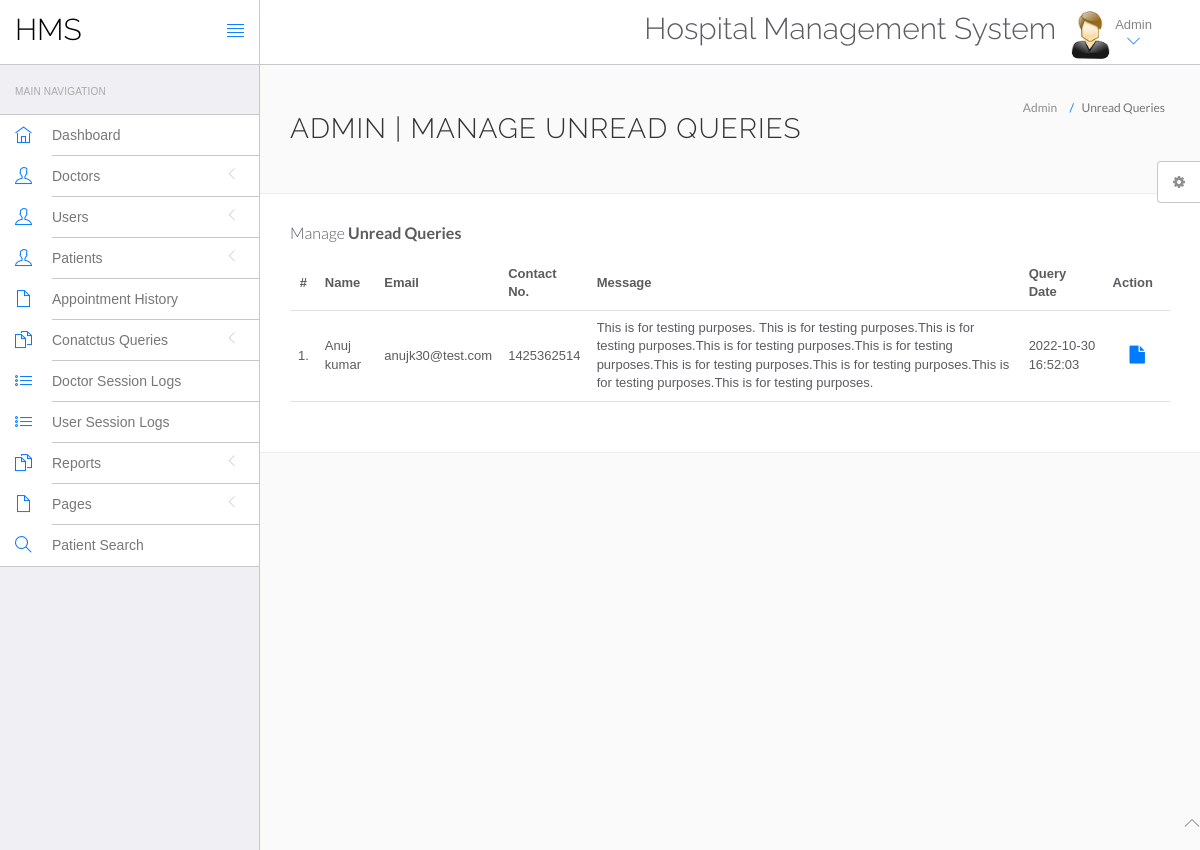
The app's page /hospital/hms/admin/unread-queries.php (signed in), older data.
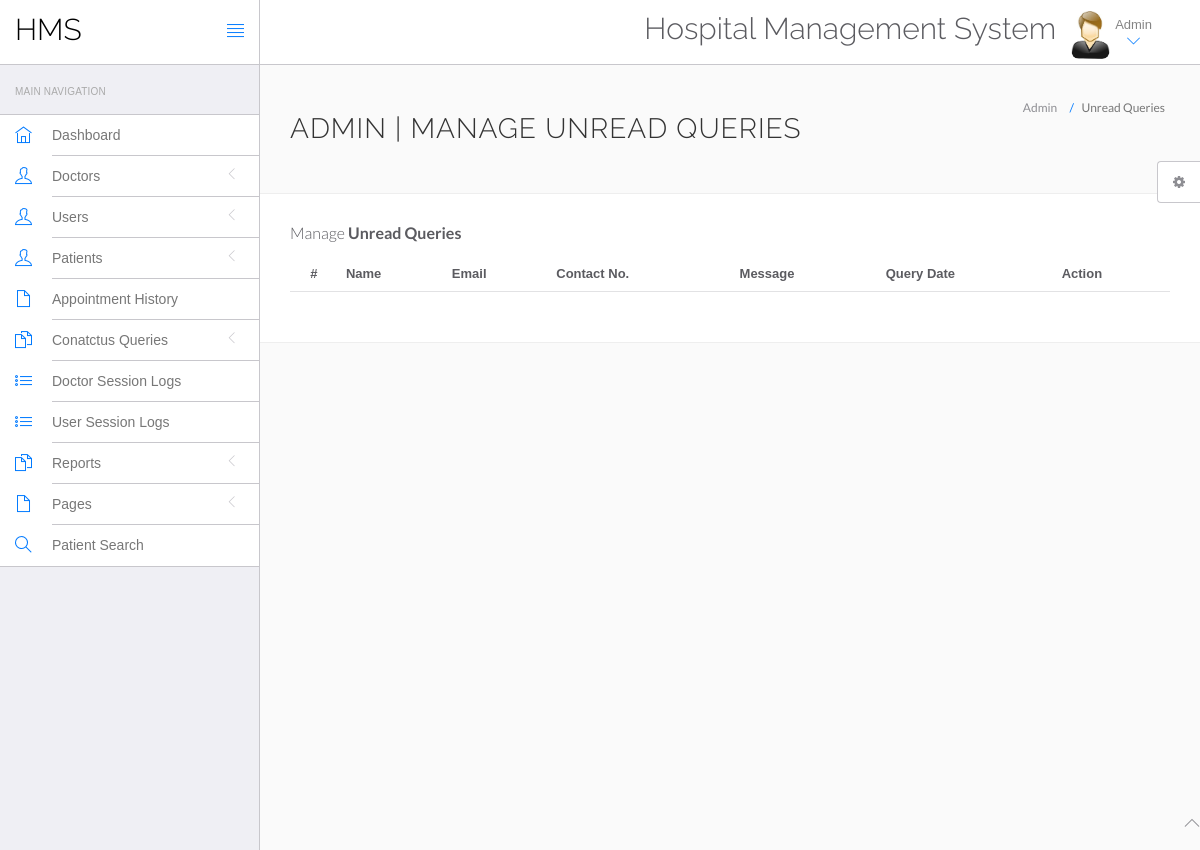
The same page, newer data.
### tables this page shows
CREATE TABLE `tblcontactus` (
  `id` int(11) NOT NULL,
  `fullname` varchar(255) DEFAULT NULL,
  `email` varchar(255) DEFAULT NULL,
  `contactno` bigint(12) DEFAULT NULL,
  `message` mediumtext DEFAULT NULL,
  `PostingDate` timestamp NULL DEFAULT current_timestamp(),
  `AdminRemark` mediumtext DEFAULT NULL,
  `LastupdationDate` timestamp NULL DEFAULT NULL ON UPDATE current_timestamp(),
  `IsRead` int(11) DEFAULT NULL
);

### hospital/hms/admin/unread-queries.php (the view, shortened to what this page needs)
<?php
include('include/config.php');
if(strlen($_SESSION['id']==0)) {
 header('location:logout.php');
  } else{
?>
<!DOCTYPE html>
<html lang="en">
	<head>
		<link rel="stylesheet" href="vendor/bootstrap/css/bootstrap.min.css">
		<link rel="stylesheet" href="vendor/fontawesome/css/font-awesome.min.css">
		<link rel="stylesheet" href="vendor/themify-icons/themify-icons.min.css">
		<link href="vendor/animate.css/animate.min.css" rel="stylesheet" media="screen">
		<link href="vendor/perfect-scrollbar/perfect-scrollbar.min.css" rel="stylesheet" media="screen">
		<link href="vendor/switchery/switchery.min.css" rel="stylesheet" media="screen">
		<link href="vendor/bootstrap-touchspin/jquery.bootstrap-touchspin.min.css" rel="stylesheet" media="screen">
		<link href="vendor/select2/select2.min.css" rel="stylesheet" media="screen">
		<link href="vendor/bootstrap-datepicker/bootstrap-datepicker3.standalone.min.css" rel="stylesheet" media="screen">
		<link href="vendor/bootstrap-timepicker/bootstrap-timepicker.min.css" rel="stylesheet" media="screen">
		<link rel="stylesheet" href="assets/css/styles.css">
		<link rel="stylesheet" href="assets/css/plugins.css">
		<link rel="stylesheet" href="assets/css/themes/theme-1.css" id="skin_color" />
	</head>
	<body>
		<div id="app">
<?php include('include/sidebar.php');?>
			<div class="app-content">
						<?php include('include/header.php');?>
				<div class="main-content" >
					<div class="wrap-content container" id="container">
						<section id="page-title">
							<div class="row">
								<div class="col-sm-8">
									<h1 class="mainTitle">Admin | Manage Unread Queries</h1>
																	</div>
								<ol class="breadcrumb">
									<li>
										<span>Admin</span>
									</li>
									<li class="active">
										<span>Unread Queries</span>
									</li>
								</ol>
							</div>
						</section>
						<div class="container-fluid container-fullw bg-white">
									<div class="row">
								<div class="col-md-12">
									<h5 class="over-title margin-bottom-15">Manage <span class="text-bold">Unread Queries</span></h5>
									<table class="table table-hover" id="sample-table-1">
										<thead>
											<tr>
												<th class="center">#</th>
												<th>Name</th>
												<th class="hidden-xs">Email</th>
												<th>Contact No. </th>
												<th>Message </th>
												<th>Query Date</th>
												<th>Action</th>
											</tr>
										</thead>
										<tbody>
<?php
$sql=mysqli_query($con,"select * from tblcontactus where IsRead is null");
$cnt=1;
while($row=mysqli_fetch_array($sql))
{
?>
											<tr>
												<td class="center"><?php echo $cnt;?>.</td>
												<td class="hidden-xs"><?php echo $row['fullname'];?></td>
												<td><?php echo $row['email'];?></td>
												<td><?php echo $row['contactno'];?></td>
												<td><?php echo $row['message'];?></td>
												<td><?php echo $row['PostingDate'];?></td>
												<td >
												<div class="visible-md visible-lg hidden-sm hidden-xs">
							<a href="query-details.php?id=<?php echo $row['id'];?>" class="btn btn-transparent btn-lg" title="View Details"><i class="fa fa-file"></i></a>
												</div>
												</td>
											</tr>
											<?php
$cnt=$cnt+1;
											 }?>
										</tbody>
									</table>
								</div>
							</div>
								</div>
							</div>
						</div>
					</div>
				</div>
	<?php include('include/footer.php');?>
	<?php include('include/setting.php');?>
	</body>
</html>
<?php } ?>

Row changes from the older to the newer data that the page shows:
removed tblcontactus: fullname "Anuj kumar", email "anujk30@test.com", contactno "1425362514", message "This is for testing purposes. This is for testing purposes.This is for testing purposes.This is for testing purposes.This is for testing purposes.This is for testing purposes.This is for testing purposes.This is for testing purposes.This is for testing purposes.", PostingDate "2022-10-30 16:52:03"
